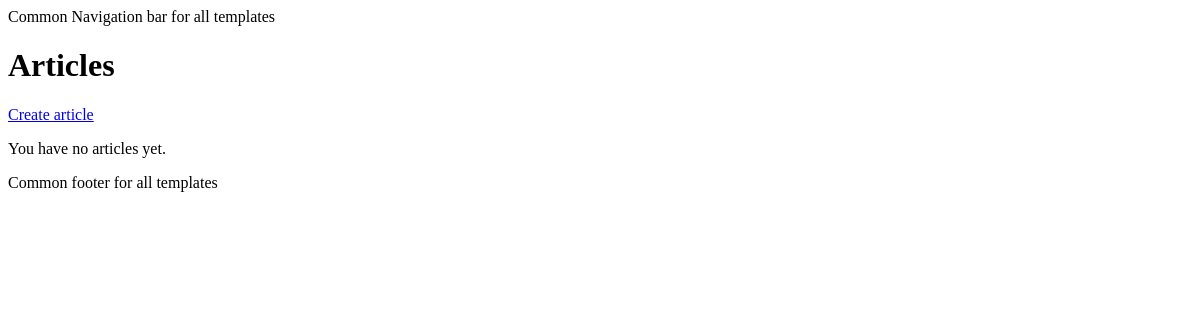
The page /articles/ on the database as committed earlier.
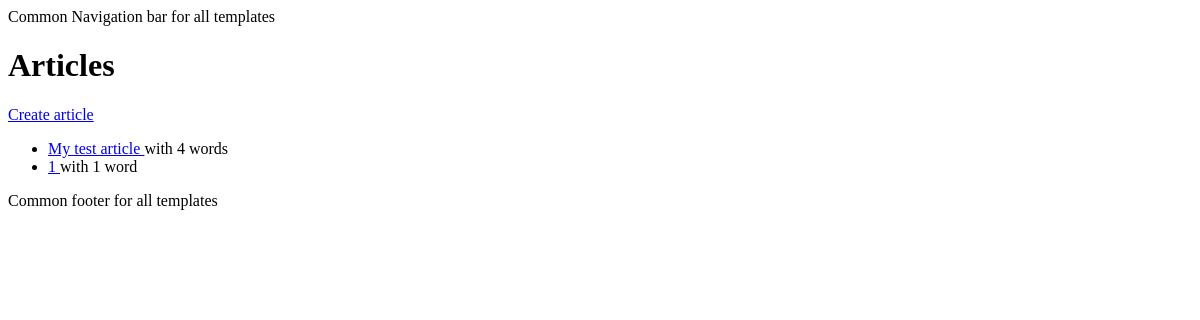
The same page on the database as committed later.
### app/models.py (models this page shows, shortened)
class Article(models.Model):
    title = models.CharField(max_length=100)
    content = models.TextField(blank=True, default="")
    word_count = models.IntegerField(blank=True, default="")
    twitter_post = models.TextField(blank=True, default="")
    status = models.CharField(
        max_length=20,
        choices=ARTICLE_STATUS,
        default="draft",
    )
    created_at = models.DateTimeField(auto_now_add=True)
    updated_at = models.DateTimeField(auto_now=True)

### app/views.py (the view)
# urls.py: path("", ArticleListView.as_view(), name="home"),
class ArticleListView(ListView):
    template_name = "app/home.html"
    model = Article
    context_object_name = "articles"

### templates/app/home.html
{% extends "app/base.html" %} {% block content %}
<h1>Articles</h1>
<a href="{% url 'create_article' %}">Create article</a>
{% if articles%}
<ul>
  {% for article in articles %}
  <li>
    <a href="{% url 'update_article' article.id %}">{{ article.title }} </a>
    with {{article.word_count}} word{{ article.word_count | pluralize}}
  </li>
  {% endfor %}
</ul>
{%else%}
<p>You have no articles yet.</p>
{%endif%} {% endblock content %}

### templates/app/base.html (shortened to what this page needs)
<!DOCTYPE html>
<html lang="en">
  <head>
  </head>
  <body>
    <nav>Common Navigation bar for all templates</nav>
    {% block content %} {% endblock content %}
    <footer>Common footer for all templates</footer>
  </body>
</html>

Rows that differ between the two databases and show on the page:
added Article: title "My test article", word_count "4", word_count|pluralize "s"
added Article: title "1", word_count "1"
Other text that changed with them:
text no longer shown: "You have no articles yet."
